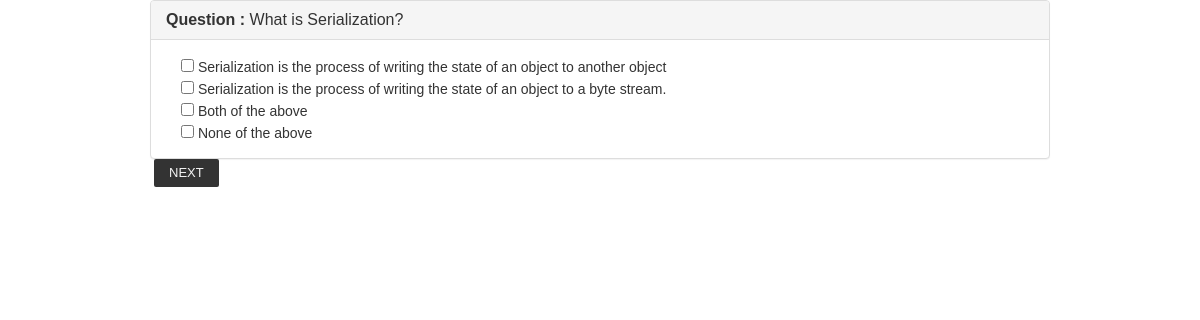
/php/phppagination.php, run on the app's committed database.
### tables this page shows
CREATE TABLE IF NOT EXISTS `questions` (
  `id` int(10) NOT NULL AUTO_INCREMENT,
  `question` varchar(400) NOT NULL,
  `category_id` int(10) NOT NULL,
  `level` varchar(10) NOT NULL,
  `isActive` tinyint(1) NOT NULL DEFAULT '1',
  PRIMARY KEY (`id`),
  KEY `category_id` (`category_id`)
);

CREATE TABLE IF NOT EXISTS `question_choices` (
  `id` int(10) NOT NULL AUTO_INCREMENT,
  `question_id` int(10) NOT NULL,
  `is_Correct_Choice` varchar(4) NOT NULL,
  `choice1` varchar(300) NOT NULL,
  `choice2` varchar(300) NOT NULL,
  `choice3` varchar(300) NOT NULL,
  `choice4` varchar(300) NOT NULL,
  `choice5` varchar(300) NOT NULL,
  `choice6` varchar(300) NOT NULL,
  `choice7` varchar(300) NOT NULL,
  `choice8` varchar(300) NOT NULL,
  `choice9` varchar(300) NOT NULL,
  `choice10` varchar(300) NOT NULL,
  PRIMARY KEY (`id`),
  KEY `question_id` (`question_id`)
);

### php/phppagination.php (the view, shortened to what this page needs)
<!DOCTYPE html>
<html>
<head>
  <link rel="stylesheet" href="https://maxcdn.bootstrapcdn.com/bootstrap/3.3.7/css/bootstrap.min.css">
</head>
<body>
<div id="content">
<div class="panel-group" id="accordion" role="tablist" aria-multiselectable="true">
<?php
$start=0;
$limit=1;
$query=mysql_query("select * from questions LIMIT $start, $limit");
while($query2=mysql_fetch_array($query))
{
	$id1 = $query2[0];
?>
                                <div class="panel panel-default" id="ques1">
                                    <div class="panel-heading online-test" role="tab" id="">
                                        <h4 class="panel-title">
                                            <a><b>Question :</b> <?php echo $query2['question']; ?> </a>
                                        </h4>
                                    </div>
                                    <div class="panel-collapse">
                                        <div class="panel-body online-test-options">
                                            <div class="col-md-12">
												<?php $sql2 = "select * from question_choices where question_id = '$id1' ";
													$result2 = mysql_query($sql2) or die(mysql_error());
													while($row = mysql_fetch_object($result2))
													{
											?>
												<div><span class="test-answer"><input type="checkbox" name="question[<?php echo $id ?>]" value="A"> <?php echo $row->choice1; ?></span></div>
												<div><span class="test-answer"><input type="checkbox" name="question[<?php echo $id ?>]" value="B"> <?php echo $row->choice2; ?></span></div>
												<div><span class="test-answer"><input type="checkbox" name="question[<?php echo $id ?>]" value="C"> <?php echo $row->choice3; ?></span></div>
												<div><span class="test-answer"><input type="checkbox" name="question[<?php echo $id ?>]" value="D"> <?php echo $row->choice4; ?></span></div>
												<?php } ?>
                                            </div>
                                        </div>
                                    </div>
                                </div>
<?php
}
$rows=mysql_num_rows(mysql_query("select * from questions"));
$total=ceil($rows/$limit);
if($id!=$total)
{
	echo "<a href='?id=".($id+1)."' class='button'>NEXT</a>";
}
?>
</div>
</div>
</body>
</html>

### php/phppagination.php (style rules this page uses)
#content { width: 900px; margin: 0 auto; font-family:Arial, Helvetica, sans-serif; }
.button { padding: 5px 15px; text-decoration: none; background: #333; color: #F3F3F3; font-size: 13PX; border-radius: 2PX; margin: 0 4PX; display: block; float: left; }

### data on the page
questions: question "What is Serialization?"
question_choices: choice1 "Serialization is the process of writing the state of an object to another object", choice2 "Serialization is the process of writing the state of an object to a byte stream.", choice3 "Both of the above", choice4 "None of the above"
